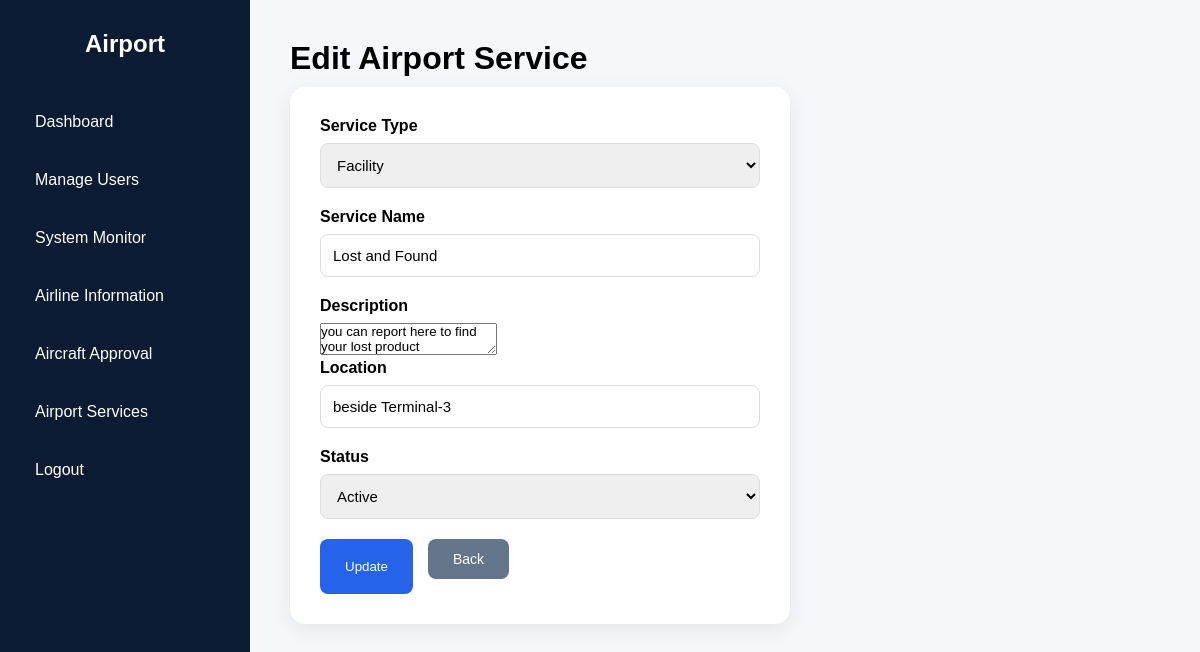
/admin/edit_service.php?id=2 (signed in), run on the app's committed database.
### tables this page shows
CREATE TABLE `airport_services` (
  `id` int(11) NOT NULL,
  `service_type` varchar(50) NOT NULL,
  `service_name` varchar(100) NOT NULL,
  `description` text DEFAULT NULL,
  `location` varchar(100) DEFAULT NULL,
  `status` varchar(50) DEFAULT 'Active',
  `created_at` timestamp NOT NULL DEFAULT current_timestamp()
);

### admin/edit_service.php (the view, shortened to what this page needs)
<?php
include "../config/database.php";
$id = $_GET['id'];
$result = mysqli_query($conn,
"SELECT * FROM airport_services WHERE id=$id"
);
$service = mysqli_fetch_assoc($result);
?>
<!DOCTYPE html>
<html>
<head>
<link rel="stylesheet" href="../assets/css/admin.css">
</head>
<body>
<div class="admin-container">
<?php include "../includes/admin_sidebar.php"; ?>
<div class="main-content">
<h1>Edit Airport Service</h1>
<div class="form-card">
<form method="POST">
<label>Service Type</label>
<select name="service_type">
<option value="Facility"
<?php if($service['service_type']=="Facility") echo "selected"; ?>>
Facility
</option>
</select>
<label>Service Name</label>
<input type="text"
name="service_name"
value="<?php echo $service['service_name']; ?>"
required>
<label>Description</label>
<textarea name="description"><?php echo $service['description']; ?></textarea>
<label>Location</label>
<input type="text"
name="location"
value="<?php echo $service['location']; ?>"
required>
<label>Status</label>
<select name="status">
<option value="Active"
<?php if($service['status']=="Active") echo "selected"; ?>>
Active
</option>
</select>
<div class="form-buttons">
<button class="save-btn" name="submit">
Update
</button>
<a class="back-btn" href="airport_services.php">
Back
</a>
</div>
</form>
</div>
</div>
</div>
</body>
</html>

### assets/css/admin.css (style rules this page uses)
* { margin:0; padding:0; box-sizing:border-box; font-family:Arial, sans-serif; }
body { min-height:100vh; background:#f5f7fb; }
.admin-container { display:flex; min-height:100vh; }
.main-content { flex:1; padding:40px; }
.main-content h1 { font-size:32px; margin-bottom:10px; }
.back-btn { display:inline-block; margin-bottom:15px; padding:8px 16px; background:#64748b; color:white; text-decoration:none; border-radius:6px; font-size:14px; }
.form-card { background:white; padding:30px; border-radius:15px; width:500px; box-shadow:0 5px 20px rgba(0,0,0,0.08); }
.form-card label { display:block; margin-bottom:8px; font-weight:600; }
.form-card input, .form-card select { width:100%; padding:12px; margin-bottom:20px; border:1px solid #ddd; border-radius:8px; font-size:15px; }
.form-buttons { display:flex; gap:15px; }
.save-btn { background:#2563eb; color:white; border:none; padding:12px 25px; border-radius:8px; cursor:pointer; }
.back-btn { background:#64748b; color:white; padding:12px 25px; border-radius:8px; text-decoration:none; }

### data on the page
airport_services: service_type "Facility", service_name "Lost and Found", description "you can report here to find your lost product", location "beside Terminal-3", status "Active"
